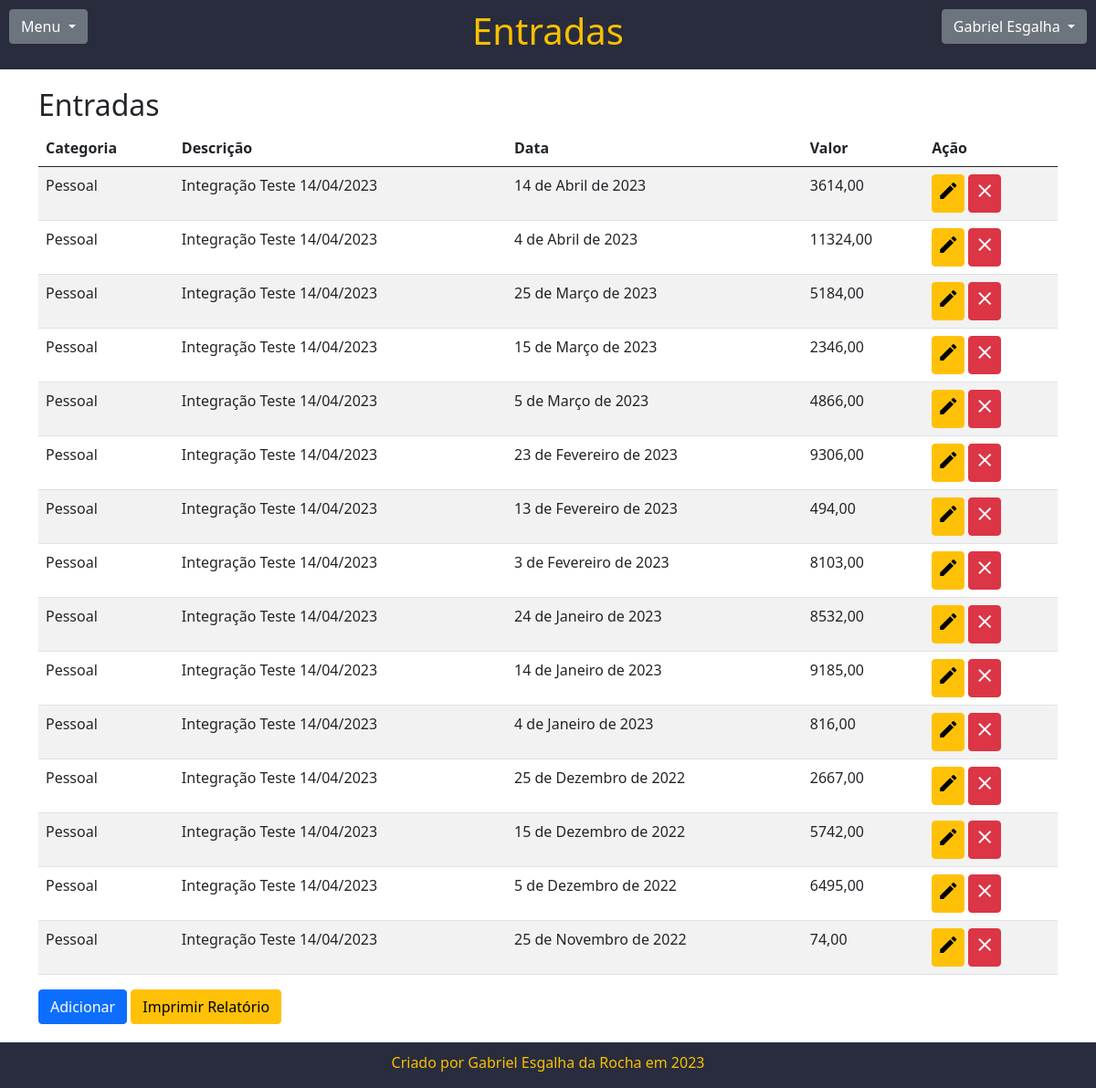
/entradas/ (signed in), run on the app's committed database.
### acesso/models.py (models this page shows, shortened)
class Usuario(AbstractBaseUser):
    username = models.CharField(max_length=30, unique=True, verbose_name="Usuário")
    email = models.EmailField(max_length=255, unique=True, verbose_name="E-mail")
    first_name = models.CharField(max_length=50, blank=True, null=True, verbose_name="Nome")
    last_name = models.CharField(max_length=50, blank=True, null=True, verbose_name="Sobrenome")
    cpf = models.CharField(max_length=11, unique=True, verbose_name="CPF", validators=[validate_cpf])
    phone = models.CharField(max_length=11, blank=True, null=True, verbose_name="Telefone")
    cep = models.CharField(max_length=15, blank=False, null=False, verbose_name="CEP")
    is_active = models.BooleanField(default=True, verbose_name="Ativo")
    is_admin = models.BooleanField(default=False, verbose_name="Admin")
    objects = UsuarioManager()
    USERNAME_FIELD = 'username'
    REQUIRED_FIELDS = ['email','cpf', 'phone','cep']
    def is_superuser(self):
        return self.is_admin

### page/models.py (models this page shows, shortened)
class Entradas(models.Model):
    usuario = models.ForeignKey(Usuario, on_delete=models.PROTECT)
    valor = models.DecimalField(verbose_name="Valor Entrada", max_digits=11, decimal_places=2)
    data = models.DateField(verbose_name="Data", default=timezone.now().date())
    categoria = models.ForeignKey(Categoria, on_delete=models.PROTECT)
    descricao = models.CharField(verbose_name="Descrição", max_length=50, null=True, blank=True)
    class Meta:
        ordering = ['usuario','-data', 'categoria', 'valor']

class Categoria(models.Model):
    usuario = models.ForeignKey(Usuario, on_delete=models.PROTECT)
    categoria = models.CharField(max_length=50, verbose_name="Categoria")
    created_at = models.DateField(auto_now_add=True)

### page/views.py (the view)
# urls.py: path('entradas/', views.entradas, name="entradas"),
@login_required
def entradas(request):
    usuario_logado = request.user
    entradas_usuario = Entradas.objects.filter(usuario=usuario_logado)[:15]
    context={
        "usuario_logado": usuario_logado,
        "entradas_usuario": entradas_usuario
    }
    return render(request, 'entradas.html', context)

### page/templates/entradas.html (shortened to what this page needs)
{% extends 'base.html' %}
{% load bootstrap5 %}
{% block TituloPagina %}<h1>Entradas</h1>{% endblock TituloPagina %}
{% block content %}
<h2>Entradas</h2>
<div class="table-responsive">
    <table class="table table-striped">
        <thead>
            <tr>
                <th scope="col">Categoria</th>
                <th scope="col">Descrição</th>
                <th scope="col">Data</th>
                <th scope="col">Valor</th>
                <th scope="col">Ação</th>
            </tr>
        </thead>
        <tbody>
            {% for entrada in entradas_usuario %}
            <tr class="">
                <td scope="row">{{entrada.categoria.categoria}}</td>
                <td>{% if entrada.descricao %}{{entrada.descricao}}{% endif %}</td>
                <td>{{entrada.data}}</td>
                <td>{{entrada.valor}}</td>
                <td>
                    <a style="padding: 5px;" class="btn btn-warning" href="{% url 'entradas_edit' entrada.id %}" role="button"><span class="material-icons">edit</span></a>
                    <a style="padding: 5px;" class="btn btn-danger" onclick="return confirm('Deseja deletar registro?')" href="{% url 'entradas_delete' entrada.id %}" role="button"><span class="material-icons">close</span></a>
                </td>
            </tr>
            {% endfor %}
        </tbody>
    </table>
</div>
<div class="row">
    <div class="col-lg-12 col-md-12 col-sm-12">
        <a class="btn btn-primary" href="{% url 'entradas_add' %}" role="button">Adicionar</a>
        <a class="btn btn-warning" href="{% url 'report_entradas' %}" role="button">Imprimir Relatório</a>
    </div>
</div>
{% endblock content %}

### page/templates/base.html (shortened to what this page needs)
{% load bootstrap5 %}
{% load static %}
<!DOCTYPE html>
<html lang="pt-br">
<head>
    <link rel="stylesheet" href="{% static 'css/base.css' %}?{% now 'YmdHis' %}">
    <link href="https://cdn.jsdelivr.net/npm/bootstrap@5.0.2/dist/css/bootstrap.min.css" rel="stylesheet" >
</head>
<body>
  <div class="wrapper">
    <div id="cabecalho">
        <div class="row" style="padding-bottom: 0px;">
          <div class="col-lg-2 col-md-3 col-sm-4">
            <div class="dropdown" style="text-align: left;">
              <button class="btn btn-secondary dropdown-toggle" type="button" data-bs-toggle="dropdown" aria-expanded="false">
                Menu
              </button>
            </div>
          </div>
          <div class="col-lg-8 col-md-6 col-sm-4">
            {% block TituloPagina %}{% endblock TituloPagina %}
          </div>
          {% if user.is_authenticated %}
          <div class="col-lg-2 col-md-3 col-sm-4">
            <div class="dropdown" style="text-align: right;">
              <button class="btn btn-secondary dropdown-toggle" type="button" data-bs-toggle="dropdown" aria-expanded="false">
                <span>{{ user.first_name }} {{ user.last_name }}</span>
              </button>
            </div>
          </div>
          {% endif %}
        </div>
    </div>
  <div id="conteudo" class="container">
    {% block content %}{% endblock content %}
  </div>
  <div id="rodape">
    <p>Criado por Gabriel Esgalha da Rocha em 2023</p>
  </div>
</div>
</body>
</html>

### page/static/css/base.css (style rules this page uses)
#cabecalho { background-color: #292c3d; color: #f8c000; height: 2%; padding: 10px; text-align: center; vertical-align: middle; }
html, body { height: 100%; }
#rodape { background-color: #292c3d; color: #f8c000; height: 50px; padding: 10px; bottom: 0; width: 100%; text-align: center; position: absolute; }
.wrapper { min-height: 100%; position: relative; }
#conteudo { padding-top: 20px; }
.container { padding-bottom: 60px; }
.row { padding-bottom: 10px; }

### data on the page
Usuario: first_name "Gabriel", last_name "Esgalha"
Entradas: categoria.categoria "Pessoal", descricao "Integração Teste 14/04/2023", data "14 de Abril de 2023", valor "3614,00"
Entradas: categoria.categoria "Pessoal", descricao "Integração Teste 14/04/2023", data "4 de Abril de 2023", valor "11324,00"
Entradas: categoria.categoria "Pessoal", descricao "Integração Teste 14/04/2023", data "25 de Março de 2023", valor "5184,00"
Entradas: categoria.categoria "Pessoal", descricao "Integração Teste 14/04/2023", data "15 de Março de 2023", valor "2346,00"
Entradas: categoria.categoria "Pessoal", descricao "Integração Teste 14/04/2023", data "5 de Março de 2023", valor "4866,00"
Entradas: categoria.categoria "Pessoal", descricao "Integração Teste 14/04/2023", data "23 de Fevereiro de 2023", valor "9306,00"
Entradas: categoria.categoria "Pessoal", descricao "Integração Teste 14/04/2023", data "13 de Fevereiro de 2023", valor "494,00"
Entradas: categoria.categoria "Pessoal", descricao "Integração Teste 14/04/2023", data "3 de Fevereiro de 2023", valor "8103,00"
Entradas: categoria.categoria "Pessoal", descricao "Integração Teste 14/04/2023", data "24 de Janeiro de 2023", valor "8532,00"
Entradas: categoria.categoria "Pessoal", descricao "Integração Teste 14/04/2023", data "14 de Janeiro de 2023", valor "9185,00"
Entradas: categoria.categoria "Pessoal", descricao "Integração Teste 14/04/2023", data "4 de Janeiro de 2023", valor "816,00"
Entradas: categoria.categoria "Pessoal", descricao "Integração Teste 14/04/2023", data "25 de Dezembro de 2022", valor "2667,00"
Entradas: categoria.categoria "Pessoal", descricao "Integração Teste 14/04/2023", data "15 de Dezembro de 2022", valor "5742,00"
Entradas: categoria.categoria "Pessoal", descricao "Integração Teste 14/04/2023", data "5 de Dezembro de 2022", valor "6495,00"
Entradas: categoria.categoria "Pessoal", descricao "Integração Teste 14/04/2023", data "25 de Novembro de 2022", valor "74,00"
